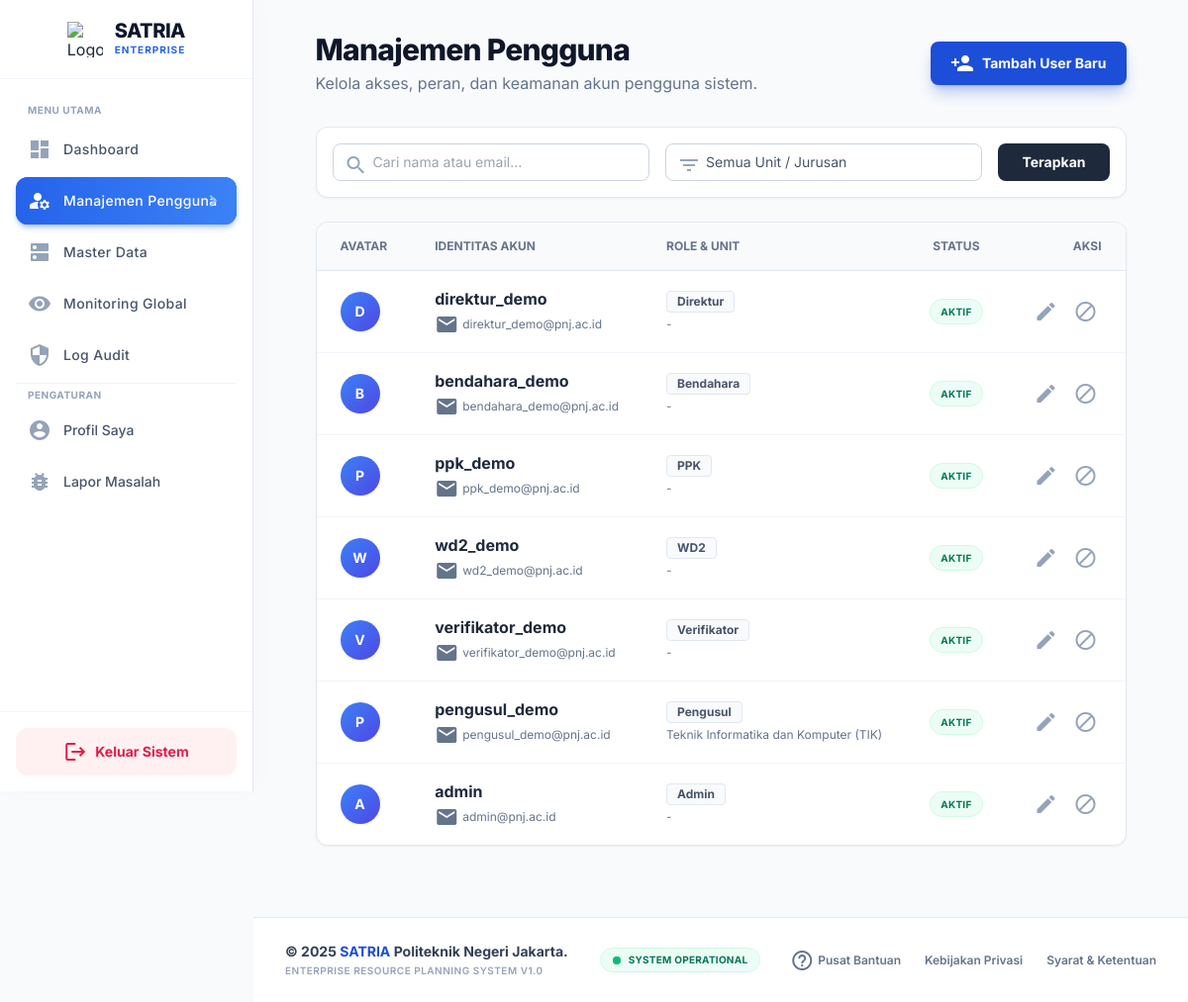
The app's page /users (signed in) with its own data.
### tables this page shows
CREATE TABLE IF NOT EXISTS users (
    id INT AUTO_INCREMENT PRIMARY KEY,
    username VARCHAR(50) NOT NULL UNIQUE,
    email VARCHAR(100) NOT NULL UNIQUE,
    password VARCHAR(255) NOT NULL,
    role ENUM('Pengusul','Verifikator','WD2','PPK','Bendahara','Admin','Direktur') NOT NULL,
    jurusan_id INT NULL,
    is_active TINYINT(1) DEFAULT 1,
    FOREIGN KEY (jurusan_id) REFERENCES master_jurusan(id)
);

CREATE TABLE IF NOT EXISTS master_jurusan (
    id INT AUTO_INCREMENT PRIMARY KEY,
    nama_jurusan VARCHAR(100) NOT NULL
);

### app/Controllers/AdminController.php (called while the page is built, shortened)
<?php
class AdminController
{
    private $db;
    public function __construct($db) { $this->db = $db; }
    public function users() {
        $model = new AdminModel($this->db);
        $users = $model->getUsers($_GET['search'] ?? '', $_GET['jurusan'] ?? '');
        require __DIR__ . '/../Views/admin/users.php';
    }
}

### app/Models/AdminModel.php (called while the page is built, shortened)
<?php
class AdminModel {
    private $db;
    public function __construct($db) { $this->db = $db; }
    public function getUsers($search = '', $jurusanId = null) {
        $sql = "SELECT u.*, j.nama_jurusan FROM users u LEFT JOIN master_jurusan j ON u.jurusan_id = j.id WHERE 1=1";
        $params = [];
        $sql .= " ORDER BY u.id DESC";
        $stmt = $this->db->prepare($sql);
        $stmt->execute($params);
        return $stmt->fetchAll(PDO::FETCH_ASSOC);
    }
}

### app/Views/admin/users.php (the view, shortened to what this page needs)
<?php include __DIR__.'/../partials/sidebar.php'; ?>
<div class="p-8 max-w-7xl mx-auto">
    <div class="flex flex-col md:flex-row justify-between items-center mb-8 gap-4">
        <div>
            <h1 class="text-3xl font-extrabold text-slate-900 tracking-tight">Manajemen Pengguna</h1>
            <p class="text-slate-500 mt-1">Kelola akses, peran, dan keamanan akun pengguna sistem.</p>
        </div>
        <button onclick="openModal()" class="inline-flex items-center px-5 py-2.5 bg-blue-700 text-white text-sm font-bold rounded-lg shadow-lg shadow-blue-700/30 hover:bg-blue-800 hover:-translate-y-0.5 transition-all">
            <span class="material-icons text-sm mr-2">person_add</span> Tambah User Baru
        </button>
    </div>
    <div class="bg-white p-4 rounded-xl shadow-sm border border-slate-200 mb-6">
        <form method="GET" class="flex flex-col md:flex-row gap-4">
            <div class="flex-1 relative">
                <span class="material-icons absolute left-3 top-2.5 text-slate-400 text-sm">search</span>
                <input type="text" name="search" placeholder="Cari nama atau email..." value="<?php echo htmlspecialchars($_GET['search'] ?? ''); ?>" class="w-full pl-10 pr-4 py-2 border border-slate-300 rounded-lg focus:ring-2 focus:ring-blue-500/20 focus:border-blue-600 transition-colors text-sm outline-none">
            </div>
            <div class="flex-1 relative">
                <span class="material-icons absolute left-3 top-2.5 text-slate-400 text-sm">filter_list</span>
                <select name="jurusan" class="w-full pl-10 pr-4 py-2 border border-slate-300 rounded-lg focus:ring-2 focus:ring-blue-500/20 focus:border-blue-600 transition-colors text-sm outline-none bg-white appearance-none text-slate-600 cursor-pointer">
                    <option value="">Semua Unit / Jurusan</option>
                </select>
            </div>
            <button type="submit" class="px-6 py-2 bg-slate-800 text-white font-bold rounded-lg hover:bg-slate-900 transition-colors text-sm">
                Terapkan
            </button>
        </form>
    </div>
    <div class="bg-white rounded-xl shadow-sm border border-slate-200 overflow-hidden">
        <div class="overflow-x-auto">
            <table class="w-full text-sm text-left">
                <thead class="bg-slate-50 text-slate-500 uppercase font-bold text-xs border-b border-slate-200">
                    <tr>
                        <th class="px-6 py-4 w-16">Avatar</th>
                        <th class="px-6 py-4">Identitas Akun</th>
                        <th class="px-6 py-4">Role & Unit</th>
                        <th class="px-6 py-4 text-center">Status</th>
                        <th class="px-6 py-4 text-right">Aksi</th>
                    </tr>
                </thead>
                <tbody class="divide-y divide-slate-100">
                    <?php foreach ($users as $u): ?>
                    <tr class="hover:bg-slate-50 transition-colors group">
                        <td class="px-6 py-4">
                            <div class="w-10 h-10 rounded-full bg-gradient-to-br from-blue-500 to-indigo-600 text-white flex items-center justify-center font-bold text-sm shadow-sm">
                                <?php echo strtoupper(substr($u['username'], 0, 1)); ?>
                            </div>
                        </td>
                        <td class="px-6 py-4">
                            <div class="font-bold text-slate-800 text-base mb-0.5 group-hover:text-blue-700 transition-colors">
                                <?php echo htmlspecialchars($u['username']); ?>
                            </div>
                            <div class="text-xs text-slate-500 flex items-center">
                                <span class="material-icons text-[10px] mr-1">email</span>
                                <?php echo htmlspecialchars($u['email']); ?>
                            </div>
                        </td>
                        <td class="px-6 py-4">
                            <span class="inline-block px-2.5 py-0.5 rounded text-xs font-bold border bg-slate-50 border-slate-200 text-slate-600 mb-1">
                                <?php echo htmlspecialchars($u['role']); ?>
                            </span>
                            <div class="text-xs text-slate-500">
                                <?php echo $u['nama_jurusan'] ? htmlspecialchars($u['nama_jurusan']) : '-'; ?>
                            </div>
                        </td>
                        <td class="px-6 py-4 text-center">
                            <?php if ($u['is_active']): ?>
                                <span class="inline-flex items-center px-2.5 py-0.5 rounded-full text-[10px] font-bold bg-emerald-50 text-emerald-700 border border-emerald-100 uppercase tracking-wide">Aktif</span>
                            <?php else: ?>
                                <span class="inline-flex items-center px-2.5 py-0.5 rounded-full text-[10px] font-bold bg-rose-50 text-rose-700 border border-rose-100 uppercase tracking-wide">Nonaktif</span>
                            <?php endif; ?>
                        </td>
                        <td class="px-6 py-4 text-right">
                            <div class="flex justify-end gap-2">
                                <button onclick="editUser(<?php echo htmlspecialchars(json_encode($u)); ?>)" class="w-8 h-8 flex items-center justify-center rounded-lg text-slate-400 hover:bg-blue-50 hover:text-blue-600 transition-all" title="Edit User">
                                    <span class="material-icons text-sm">edit</span>
                                </button>
                                <form method="post" action="/users/delete" onsubmit="return confirm('Nonaktifkan user ini?');" class="inline-block">
                                    <button class="w-8 h-8 flex items-center justify-center rounded-lg text-slate-400 hover:bg-rose-50 hover:text-rose-600 transition-all" title="Hapus User">
                                        <span class="material-icons text-sm">block</span>
                                    </button>
                                </form>
                            </div>
                        </td>
                    </tr>
                    <?php endforeach; ?>
                </tbody>
            </table>
        </div>
    </div>
</div>
<?php include __DIR__.'/../partials/footer.php'; ?>

### records on screen
users: username "D", username "direktur_demo", email "direktur_demo@pnj.ac.id", role "Direktur", is_active "AKTIF"
users: username "B", username "bendahara_demo", email "bendahara_demo@pnj.ac.id", role "Bendahara", is_active "AKTIF"
users: username "P", username "ppk_demo", email "ppk_demo@pnj.ac.id", role "PPK", is_active "AKTIF"
users: username "W", username "wd2_demo", email "wd2_demo@pnj.ac.id", role "WD2", is_active "AKTIF"
users: username "V", username "verifikator_demo", email "verifikator_demo@pnj.ac.id", role "Verifikator", is_active "AKTIF"
users: username "P", username "pengusul_demo", email "pengusul_demo@pnj.ac.id", role "Pengusul", jurusan.nama_jurusan "Teknik Informatika dan Komputer (TIK)", is_active "AKTIF"
users: username "A", username "admin", email "admin@pnj.ac.id", role "Admin", is_active "AKTIF"

### other values on screen
$item['label'] "Dashboard"
$item['label'] "Manajemen Pengguna"
$item['label'] "Master Data"
$item['label'] "Monitoring Global"
$item['label'] "Log Audit"
